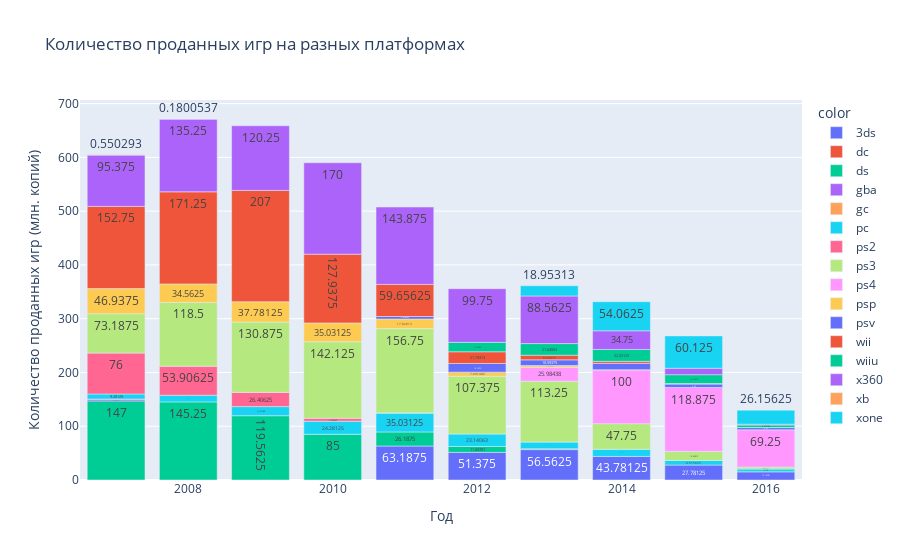

Notebook code cell kept with this figure:
### Markdown cell above
Из распределения видно, что в среднем жизненный цикл платформы состовляет около 10 лет.
Возьмем данные за актуальный период, для выялвения перспективных платформ на 2017 год.
Учитывая жизненный цикл платформы в 10 лет, определим актуальный период с 2007 по 2016 годы, и посмотрим какие платформы лидируют по продажам, какие растут, а какие падают?
Выберем несколько потенциально прибыльных платформ.

### Code cell
actual_data = data.query("year_of_release >= 2007")

sales = actual_data.groupby(['platform', 'year_of_release']).sum().reset_index()

fig = px.bar(
    x=sales['year_of_release'],
    y=sales['sum_sales'],
    color=sales['platform'],
    title='Количество проданных игр на разных платформах',
    text_auto=True
)

fig.update_layout(
    xaxis_title="Год",
    yaxis_title="Количество проданных игр (млн. копий)"
)

fig.show()

### Figure 1 — Plotly figure (JSON) as saved in the notebook; plotly's stock layout.template omitted (floating-point values rounded to 4 significant figures)
{"data": [{"alignmentgroup": "True", "hovertemplate": "color=3ds<br>x=%{x}<br>y=%{y}<extra></extra>", "legendgroup": "3ds", "marker": {"color": "#636efa", "pattern": {"shape": ""}}, "name": "3ds", "offsetgroup": "3ds", "orientation": "v", "showlegend": true, "textposition": "auto", "texttemplate": "%{y}", "x": [2011, 2012, 2013, 2014, 2015, 2016], "xaxis": "x", "y": [63.19, 51.38, 56.56, 43.78, 27.78, 15.13], "yaxis": "y", "type": "bar"}, {"alignmentgroup": "True", "hovertemplate": "color=dc<br>x=%{x}<br>y=%{y}<extra></extra>", "legendgroup": "dc", "marker": {"color": "#EF553B", "pattern": {"shape": ""}}, "name": "dc", "offsetgroup": "dc", "orientation": "v", "showlegend": true, "textposition": "auto", "texttemplate": "%{y}", "x": [2007, 2008], "xaxis": "x", "y": [0.02, 0.04001], "yaxis": "y", "type": "bar"}, {"alignmentgroup": "True", "hovertemplate": "color=ds<br>x=%{x}<br>y=%{y}<extra></extra>", "legendgroup": "ds", "marker": {"color": "#00cc96", "pattern": {"shape": ""}}, "name": "ds", "offsetgroup": "ds", "orientation": "v", "showlegend": true, "textposition": "auto", "texttemplate": "%{y}", "x": [2007, 2008, 2009, 2010, 2011, 2012, 2013], "xaxis": "x", "y": [147.0, 145.2, 119.6, 85.0, 26.19, 11.01, 1.54], "yaxis": "y", "type": "bar"}, {"alignmentgroup": "True", "hovertemplate": "color=gba<br>x=%{x}<br>y=%{y}<extra></extra>", "legendgroup": "gba", "marker": {"color": "#ab63fa", "pattern": {"shape": ""}}, "name": "gba", "offsetgroup": "gba", "orientation": "v", "showlegend": true, "textposition": "auto", "texttemplate": "%{y}", "x": [2007], "xaxis": "x", "y": [3.4], "yaxis": "y", "type": "bar"}, {"alignmentgroup": "True", "hovertemplate": "color=gc<br>x=%{x}<br>y=%{y}<extra></extra>", "legendgroup": "gc", "marker": {"color": "#FFA15A", "pattern": {"shape": ""}}, "name": "gc", "offsetgroup": "gc", "orientation": "v", "showlegend": true, "textposition": "auto", "texttemplate": "%{y}", "x": [2007], "xaxis": "x", "y": [0.27], "yaxis": "y", "type": "bar"}, {"alignmentgroup": "True", "hovertemplate": "color=pc<br>x=%{x}<br>y=%{y}<extra></extra>", "legendgroup": "pc", "marker": {"color": "#19d3f3", "pattern": {"shape": ""}}, "name": "pc", "offsetgroup": "pc", "orientation": "v", "showlegend": true, "textposition": "auto", "texttemplate": "%{y}", "x": [2007, 2008, 2009, 2010, 2011, 2012, 2013, 2014, 2015, 2016], "xaxis": "x", "y": [9.281, 12.42, 16.92, 24.28, 35.03, 23.14, 12.38, 13.28, 8.516, 5.25], "yaxis": "y", "type": "bar"}, {"alignmentgroup": "True", "hovertemplate": "color=ps2<br>x=%{x}<br>y=%{y}<extra></extra>", "legendgroup": "ps2", "marker": {"color": "#FF6692", "pattern": {"shape": ""}}, "name": "ps2", "offsetgroup": "ps2", "orientation": "v", "showlegend": true, "textposition": "auto", "texttemplate": "%{y}", "x": [2007, 2008, 2009, 2010, 2011], "xaxis": "x", "y": [76.0, 53.91, 26.41, 5.641, 0.45], "yaxis": "y", "type": "bar"}, {"alignmentgroup": "True", "hovertemplate": "color=ps3<br>x=%{x}<br>y=%{y}<extra></extra>", "legendgroup": "ps3", "marker": {"color": "#B6E880", "pattern": {"shape": ""}}, "name": "ps3", "offsetgroup": "ps3", "orientation": "v", "showlegend": true, "textposition": "auto", "texttemplate": "%{y}", "x": [2007, 2008, 2009, 2010, 2011, 2012, 2013, 2014, 2015, 2016], "xaxis": "x", "y": [73.19, 118.5, 130.9, 142.1, 156.8, 107.4, 113.2, 47.75, 16.83, 3.6], "yaxis": "y", "type": "bar"}, {"alignmentgroup": "True", "hovertemplate": "color=ps4<br>x=%{x}<br>y=%{y}<extra></extra>", "legendgroup": "ps4", "marker": {"color": "#FF97FF", "pattern": {"shape": ""}}, "name": "ps4", "offsetgroup": "ps4", "orientation": "v", "showlegend": true, "textposition": "auto", "texttemplate": "%{y}", "x": [2013, 2014, 2015, 2016], "xaxis": "x", "y": [25.98, 100.0, 118.9, 69.25], "yaxis": "y", "type": "bar"}, {"alignmentgroup": "True", "hovertemplate": "color=psp<br>x=%{x}<br>y=%{y}<extra></extra>", "legendgroup": "psp", "marker": {"color": "#FECB52", "pattern": {"shape": ""}}, "name": "psp", "offsetgroup": "psp", "orientation": "v", "showlegend": true, "textposition": "auto", "texttemplate": "%{y}", "x": [2007, 2008, 2009, 2010, 2011, 2012, 2013, 2014, 2015], "xaxis": "x", "y": [46.94, 34.56, 37.78, 35.03, 17.83, 7.691, 3.141, 0.24, 0.12], "yaxis": "y", "type": "bar"}, {"alignmentgroup": "True", "hovertemplate": "color=psv<br>x=%{x}<br>y=%{y}<extra></extra>", "legendgroup": "psv", "marker": {"color": "#636efa", "pattern": {"shape": ""}}, "name": "psv", "offsetgroup": "psv", "orientation": "v", "showlegend": true, "textposition": "auto", "texttemplate": "%{y}", "x": [2011, 2012, 2013, 2014, 2015, 2016], "xaxis": "x", "y": [4.629, 16.19, 10.59, 11.9, 6.25, 4.25], "yaxis": "y", "type": "bar"}, {"alignmentgroup": "True", "hovertemplate": "color=wii<br>x=%{x}<br>y=%{y}<extra></extra>", "legendgroup": "wii", "marker": {"color": "#EF553B", "pattern": {"shape": ""}}, "name": "wii", "offsetgroup": "wii", "orientation": "v", "showlegend": true, "textposition": "auto", "texttemplate": "%{y}", "x": [2007, 2008, 2009, 2010, 2011, 2012, 2013, 2014, 2015, 2016], "xaxis": "x", "y": [152.8, 171.2, 207.0, 127.9, 59.66, 21.7, 8.594, 3.75, 1.141, 0.1799], "yaxis": "y", "type": "bar"}, {"alignmentgroup": "True", "hovertemplate": "color=wiiu<br>x=%{x}<br>y=%{y}<extra></extra>", "legendgroup": "wiiu", "marker": {"color": "#00cc96", "pattern": {"shape": ""}}, "name": "wiiu", "offsetgroup": "wiiu", "orientation": "v", "showlegend": true, "textposition": "auto", "texttemplate": "%{y}", "x": [2012, 2013, 2014, 2015, 2016], "xaxis": "x", "y": [17.56, 21.64, 22.03, 16.34, 4.602], "yaxis": "y", "type": "bar"}, {"alignmentgroup": "True", "hovertemplate": "color=x360<br>x=%{x}<br>y=%{y}<extra></extra>", "legendgroup": "x360", "marker": {"color": "#ab63fa", "pattern": {"shape": ""}}, "name": "x360", "offsetgroup": "x360", "orientation": "v", "showlegend": true, "textposition": "auto", "texttemplate": "%{y}", "x": [2007, 2008, 2009, 2010, 2011, 2012, 2013, 2014, 2015, 2016], "xaxis": "x", "y": [95.38, 135.2, 120.2, 170.0, 143.9, 99.75, 88.56, 34.75, 11.96, 1.521], "yaxis": "y", "type": "bar"}, {"alignmentgroup": "True", "hovertemplate": "color=xb<br>x=%{x}<br>y=%{y}<extra></extra>", "legendgroup": "xb", "marker": {"color": "#FFA15A", "pattern": {"shape": ""}}, "name": "xb", "offsetgroup": "xb", "orientation": "v", "showlegend": true, "textposition": "auto", "texttemplate": "%{y}", "x": [2007, 2008], "xaxis": "x", "y": [0.5503, 0.1801], "yaxis": "y", "type": "bar"}, {"alignmentgroup": "True", "hovertemplate": "color=xone<br>x=%{x}<br>y=%{y}<extra></extra>", "legendgroup": "xone", "marker": {"color": "#19d3f3", "pattern": {"shape": ""}}, "name": "xone", "offsetgroup": "xone", "orientation": "v", "showlegend": true, "textposition": "auto", "texttemplate": "%{y}", "x": [2013, 2014, 2015, 2016], "xaxis": "x", "y": [18.95, 54.06, 60.12, 26.16], "yaxis": "y", "type": "bar"}], "layout": {"xaxis": {"anchor": "y", "domain": [0.0, 1.0], "title": {"text": "Год"}}, "yaxis": {"anchor": "x", "domain": [0.0, 1.0], "title": {"text": "Количество проданных игр (млн. копий)"}}, "legend": {"title": {"text": "color"}, "tracegroupgap": 0}, "title": {"text": "Количество проданных игр на разных платформах"}, "barmode": "relative"}}
